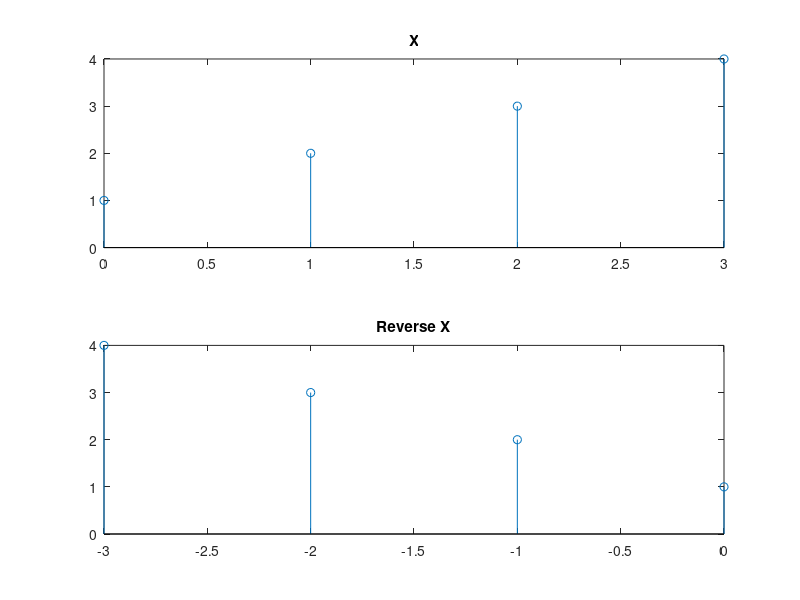

Recreate this plot in MATLAB.
clear all
t=0:1:3;
s=0:-1:-3;
x=[1 2 3 4];
subplot(2,1,1);
stem(t,x);
title('X');
subplot(2,1,2);
stem(s,x);
title('Reverse X');